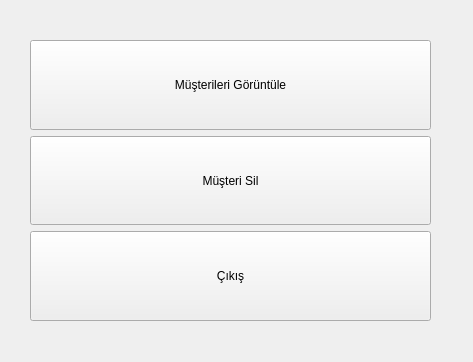
<?xml version="1.0" encoding="UTF-8"?>
<ui version="4.0">
 <class>Yonetici_islemleri</class>
 <widget class="QWidget" name="Yonetici_islemleri">
  <property name="geometry">
   <rect>
    <x>0</x>
    <y>0</y>
    <width>473</width>
    <height>362</height>
   </rect>
  </property>
  <property name="windowTitle">
   <string>Yönetici İşlemleri</string>
  </property>
  <widget class="QWidget" name="layoutWidget">
   <property name="geometry">
    <rect>
     <x>30</x>
     <y>40</y>
     <width>401</width>
     <height>281</height>
    </rect>
   </property>
   <property name="sizePolicy">
    <sizepolicy hsizetype="Expanding" vsizetype="Expanding">
     <horstretch>0</horstretch>
     <verstretch>0</verstretch>
    </sizepolicy>
   </property>
   <layout class="QVBoxLayout" name="verticalLayout">
    <item>
     <widget class="QPushButton" name="musterileri_goruntule">
      <property name="sizePolicy">
       <sizepolicy hsizetype="Expanding" vsizetype="Expanding">
        <horstretch>0</horstretch>
        <verstretch>0</verstretch>
       </sizepolicy>
      </property>
      <property name="text">
       <string>Müşterileri Görüntüle</string>
      </property>
     </widget>
    </item>
    <item>
     <widget class="QPushButton" name="musteri_sil">
      <property name="sizePolicy">
       <sizepolicy hsizetype="Expanding" vsizetype="Expanding">
        <horstretch>0</horstretch>
        <verstretch>0</verstretch>
       </sizepolicy>
      </property>
      <property name="text">
       <string>Müşteri Sil</string>
      </property>
     </widget>
    </item>
    <item>
     <widget class="QPushButton" name="cikis">
      <property name="sizePolicy">
       <sizepolicy hsizetype="Minimum" vsizetype="Expanding">
        <horstretch>0</horstretch>
        <verstretch>0</verstretch>
       </sizepolicy>
      </property>
      <property name="text">
       <string>Çıkış</string>
      </property>
     </widget>
    </item>
   </layout>
  </widget>
 </widget>
 <resources/>
 <connections/>
</ui>
